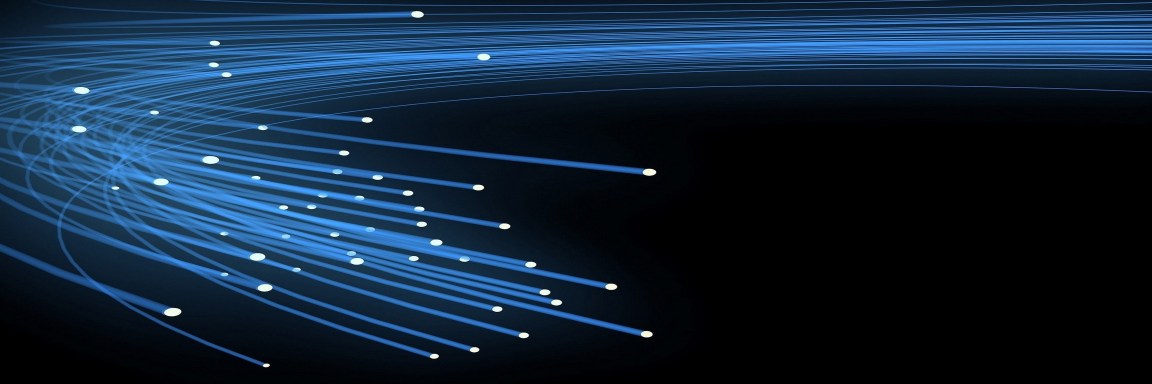
#> input picture images/abs.jpg, 3456 x 1150 px, given in place of the camera (shown at 1/3 size)
$ python invisibilityCloak.py
#> lines starting #> are read from the running program, lines starting #| are printed output that depends on the picture; after the words box and inside, x2 and y2 are one past the last pixel; in counts of white or black regions, pixels touching at a corner belong together
"""
A simulation of a invisibility cloak as seen in Harry Potter.

Note: Current setting works on a dark blue cloak in a room with good lighting :)
"""
import cv2
import numpy as np

cam = cv2.VideoCapture(0)   # 0 argument creates a default web-cam object
# Get properties from cv::VideoCaptureProperties ENUM
cam.set(3, 640)             # Width
cam.set(4, 480)             # Height (VGA size)
cam.set(10, 150)            # Brightness

success, imgCam = cam.read()
#> imgCam is the input picture: shape (1150, 3456, 3); mean B, G, R 58.1, 37.2, 16.8

while True:
    success, img = cam.read()

    imgHSV = cv2.cvtColor(img, cv2.COLOR_BGR2HSV)
#> imgHSV: shape (1150, 3456, 3); mean H, S, V 76.7, 142.9, 58.1
    lower = np.array([79, 65, 0])           # Dark Blue cloak
    upper = np.array([120, 255, 255])
    mask = cv2.inRange(imgHSV, lower, upper)
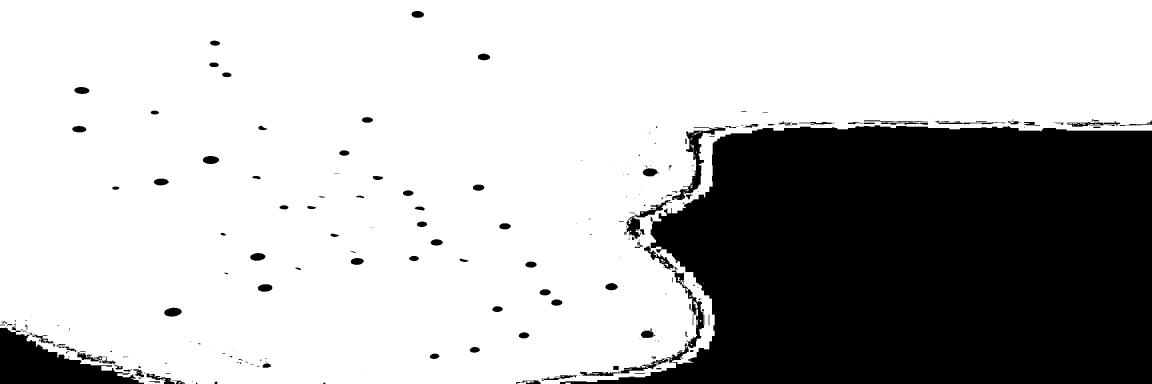
#> mask: shape (1150, 3456) (shown at 1/3 size); 71.3% white; 268 black regions (133 under 20 px), largest, box (x1, y1, x2, y2) and area: (1680, 376, 3456, 1150) 1053857, (0, 980, 432, 1150) 34650, (2016, 382, 2176, 600) 6118
    mask_inv = cv2.bitwise_not(mask)

    img1 = cv2.bitwise_and(img,img, mask = mask_inv)
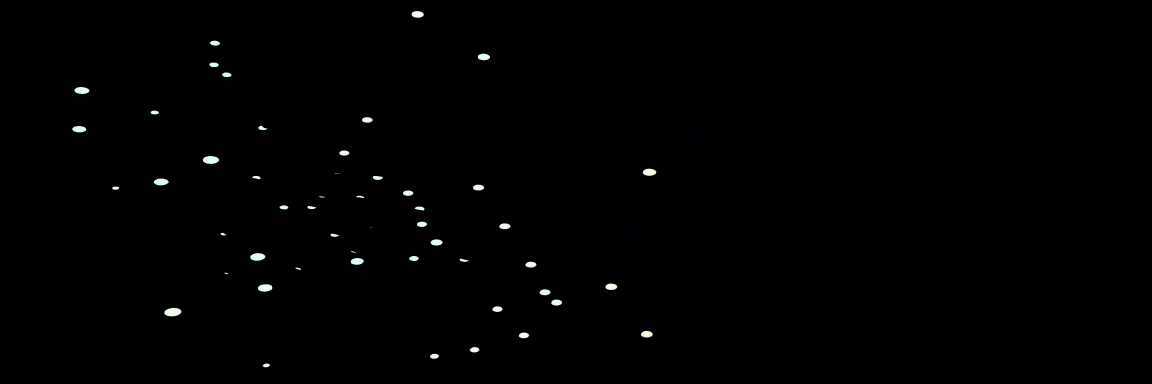
#> img1: shape (1150, 3456, 3) (shown at 1/3 size); mean B, G, R 1.2, 1.2, 1.1
    img2 = cv2.bitwise_and(imgCam,imgCam, mask = mask)
    imgResult = cv2.add(img1,img2)
    cv2.imshow("Output", imgResult)
    if (cv2.waitKey(1) & 0XFF) == ord('q'):     # Quit when q is pressed
#> (key q is pressed here)
        break

$ run again, on images/bio-photo.jpg
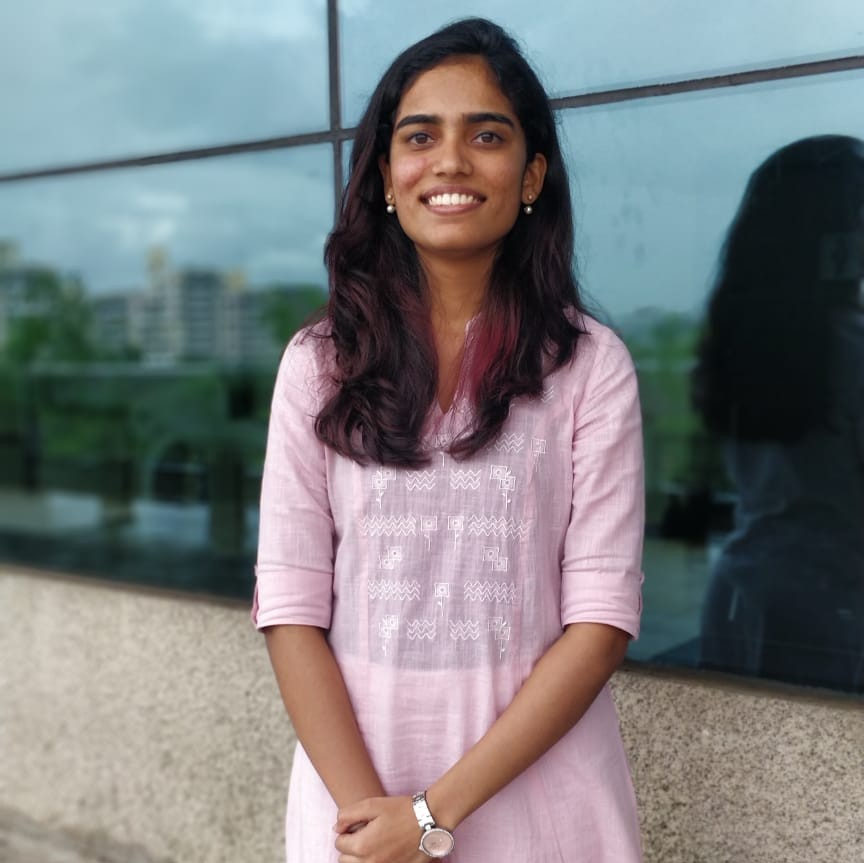
#> input picture images/bio-photo.jpg, 864 x 863 px, given in place of the camera
#> imgCam is the input picture: shape (863, 864, 3); mean B, G, R 126.6, 124.7, 122.6
#> imgHSV: shape (863, 864, 3); mean H, S, V 91, 70.4, 139.9
#> `mask = cv2.inRange(imgHSV, lower, upper)`:
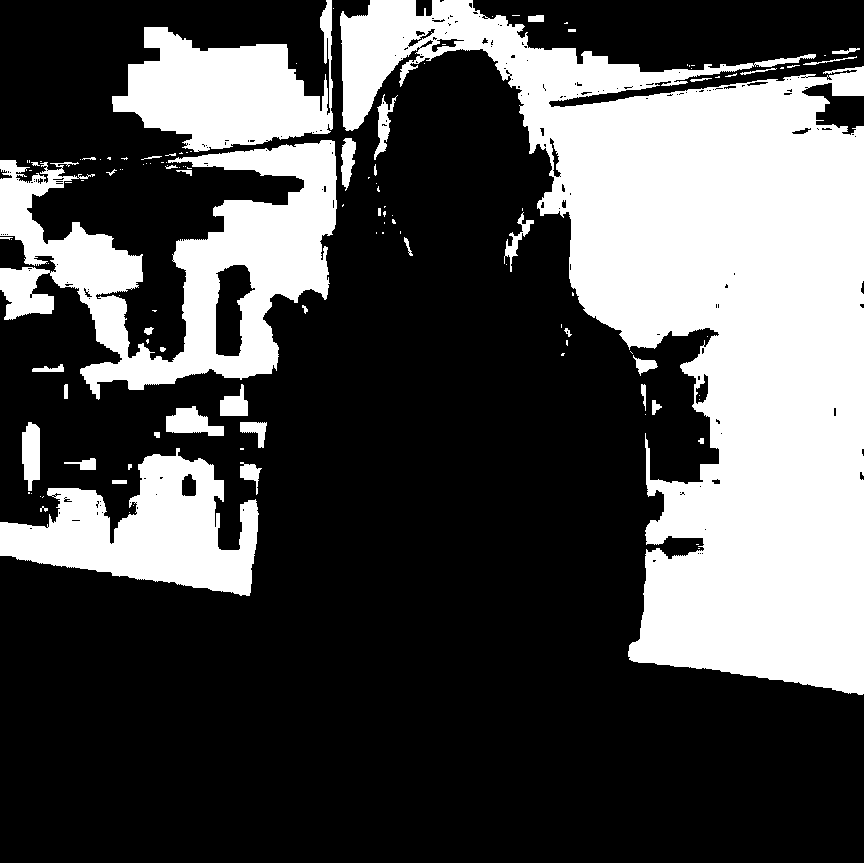
#> mask: shape (863, 864); 31.9% white; 123 white regions (79 under 20 px), largest, box (x1, y1, x2, y2) and area: (340, 0, 864, 695) 157164, (0, 140, 337, 400) 36455, (0, 448, 259, 596) 19868
#> `img2 = cv2.bitwise_and(imgCam,imgCam, mask = mask)`:
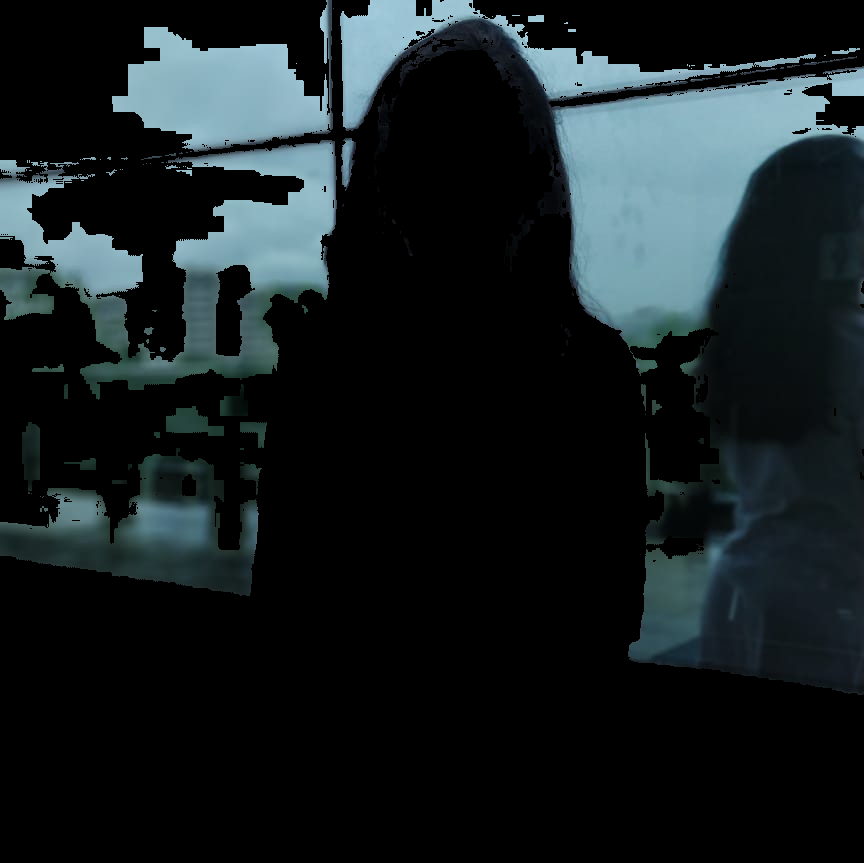
#> img2: shape (863, 864, 3); mean B, G, R 33.3, 30.9, 22.9

$ run again, on images/ds.jpg
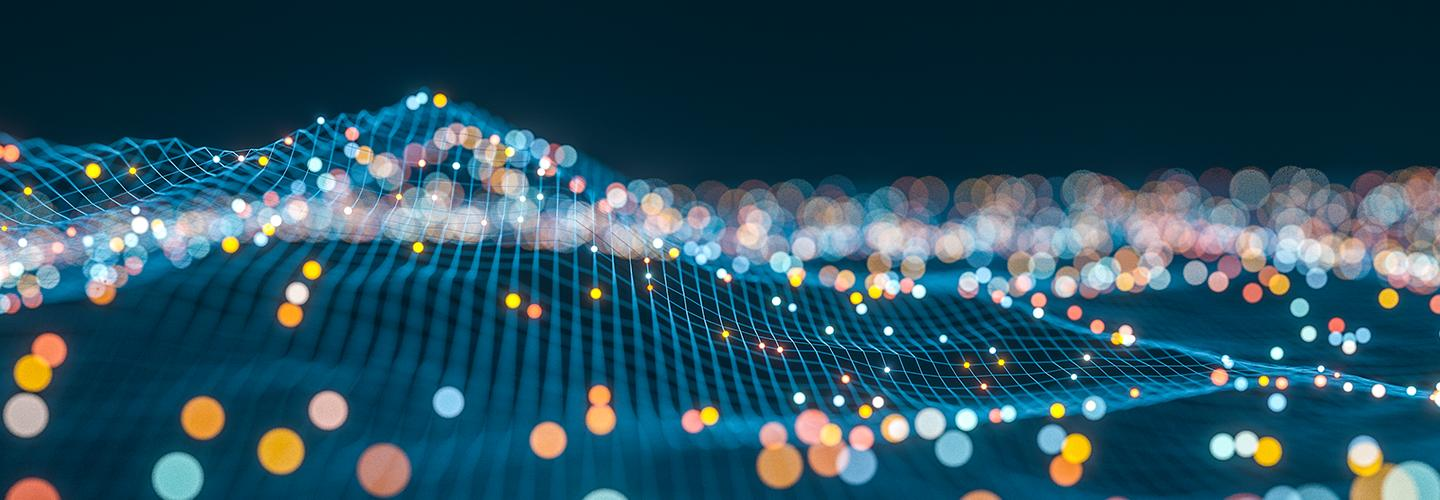
#> input picture images/ds.jpg, 1440 x 500 px, given in place of the camera
#> imgCam is the input picture: shape (500, 1440, 3); mean B, G, R 96.3, 80.1, 41.6
#> imgHSV: shape (500, 1440, 3); mean H, S, V 96.4, 201, 102.6
#> `mask = cv2.inRange(imgHSV, lower, upper)`:
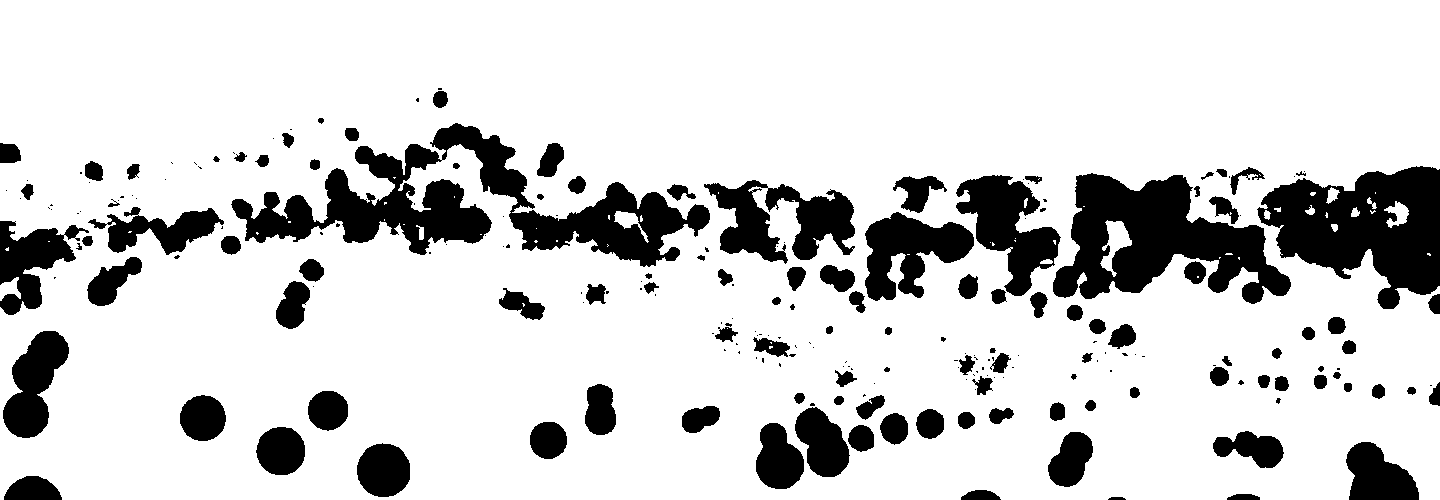
#> mask: shape (500, 1440); 82.4% white; 226 black regions (111 under 20 px), largest, box (x1, y1, x2, y2) and area: (231, 123, 710, 267) 22621, (1053, 173, 1291, 304) 16186, (1257, 166, 1440, 309) 15547
#> `img2 = cv2.bitwise_and(imgCam,imgCam, mask = mask)`:
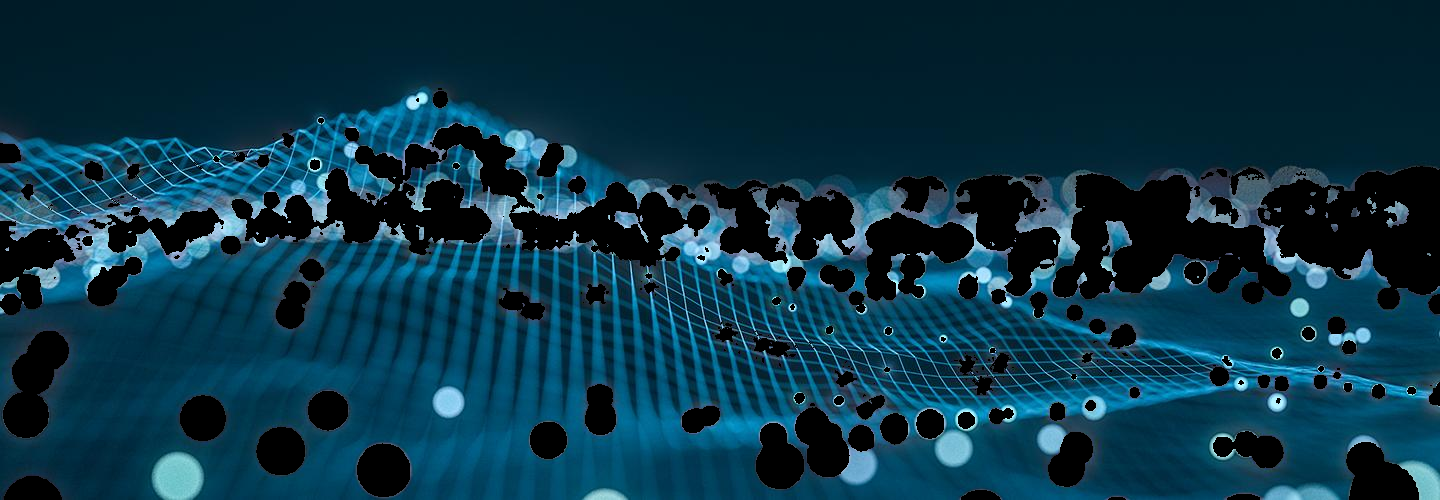
#> img2: shape (500, 1440, 3); mean B, G, R 70.2, 52.2, 10.9
